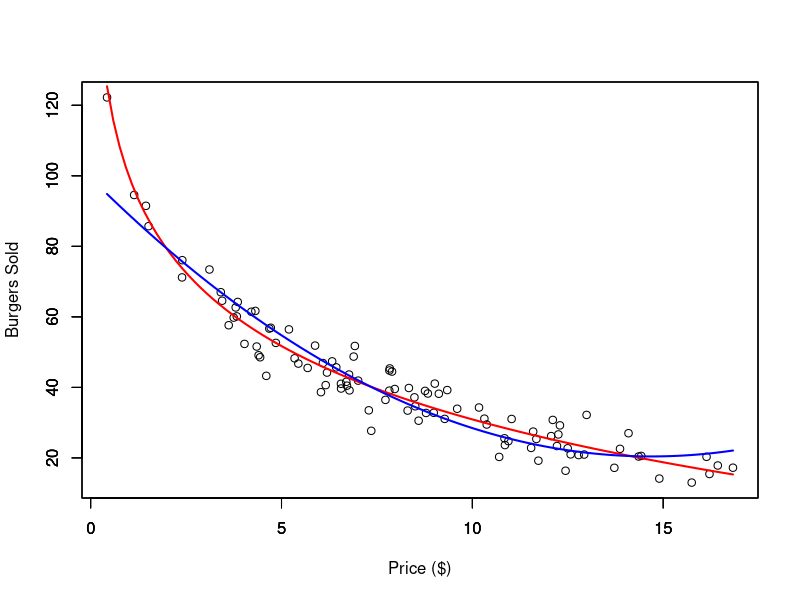
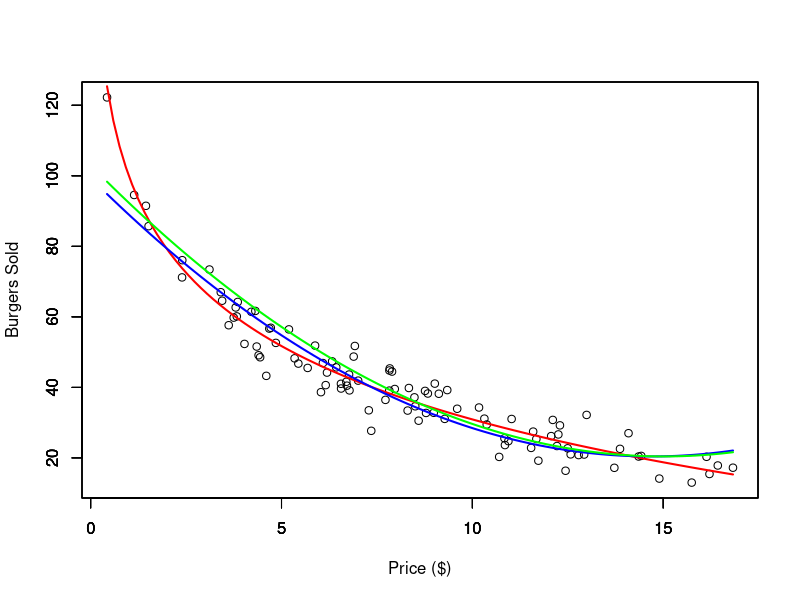
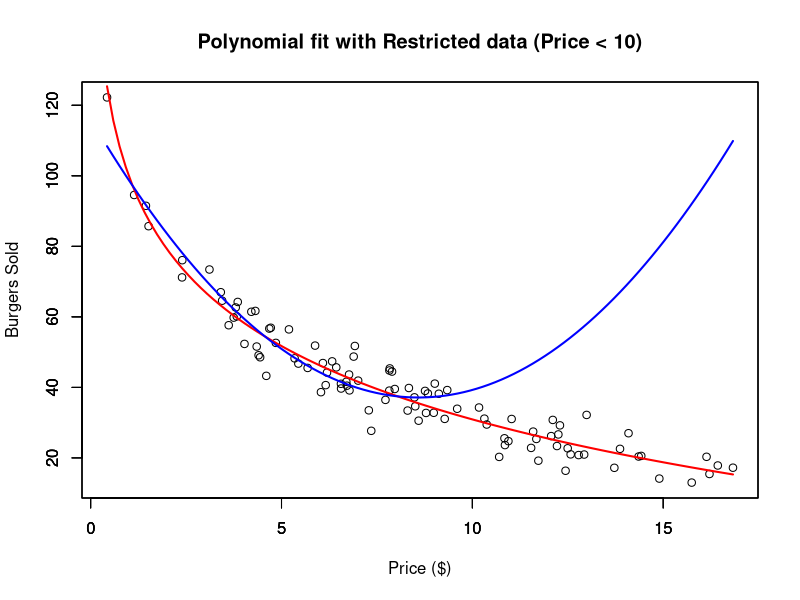

These figures' R source, in order:
## ---- chunk 1
dat <- read.csv("Burger Data.csv")

# Polynomial Regression Fit
outRegPol <- lm(Burgers ~ Price + I(Price^2), data = dat)

# Data Limits
xmin <- min(dat$Price)
xmax <- max(dat$Price)
ymin <- min(dat$Burgers)
ymax <- max(dat$Burgers)

# Scatter plot
plot(x = dat$Price,
     y = dat$Burgers,
     ylim = c(ymin, ymax),
     xlim = c(xmin, xmax),
     xlab = "Price ($)",
     ylab = "Burgers Sold")
par(new = TRUE)
# Plots real non-linear relationship
curve(expr = 100 - 30 * log(x),
      from = xmin,
      to   = xmax,
      ylim = c(ymin, ymax),
      xlim = c(xmin, xmax),
      xlab = "",
      ylab = "",
      col  = 'red',
      lwd  = 2)
par(new = TRUE)
# Plots approximated polynomial relationship
curve(expr = outRegPol$coefficients[1] + outRegPol$coefficients[2] * x + outRegPol$coefficients[3] * x^2,
      from = xmin,
      to   = xmax,
      ylim = c(ymin, ymax),
      xlim = c(xmin, xmax),
      xlab = "",
      ylab = "",
      col  = 'blue',
      lwd  = 2)
## ---- chunk 2
dat <- read.csv("Burger Data.csv")

x   <- dat$Price
y   <- dat$Burgers
xc  <- x - mean(x)
xc2 <- xc^2

# Check Correlation
print(paste0("Non centered correlation: ", round(cor(x, x^2), 4)))
print(paste0("Centered correlation: ",     round(cor(xc, xc^2), 4)))

# Polynomial Regression Fit
outRegPol <- lm(Burgers ~ Price + I(Price^2), data = dat)

# Polynomial Regression Centered Fit
outRegPolCen <- lm(y ~ xc + xc2)

# Data Limits
xmin <- min(dat$Price)
xmax <- max(dat$Price)
ymin <- min(dat$Burgers)
ymax <- max(dat$Burgers)

# Scatter plot
plot(x = dat$Price,
     y = dat$Burgers,
     ylim = c(ymin, ymax),
     xlim = c(xmin, xmax),
     xlab = "Price ($)",
     ylab = "Burgers Sold")
par(new = TRUE)
# Plots real non-linear relationship
curve(expr = 100 - 30 * log(x),
      from = xmin,
      to   = xmax,
      ylim = c(ymin, ymax),
      xlim = c(xmin, xmax),
      xlab = "",
      ylab = "",
      col  = 'red',
      lwd  = 2)
par(new = TRUE)
# Plots approximated polynomial relationship
curve(expr = outRegPol$coefficients[1] + outRegPol$coefficients[2] * x + outRegPol$coefficients[3] * x^2,
      from = xmin,
      to   = xmax,
      ylim = c(ymin, ymax),
      xlim = c(xmin, xmax),
      xlab = "",
      ylab = "",
      col  = 'blue',
      lwd  = 2)
par(new = TRUE)
# Plots approximated polynomial centered relationship
curve(expr = outRegPolCen$coefficients[1] + outRegPolCen$coefficients[2] * (x - mean(x)) + outRegPolCen$coefficients[3] * (x - mean(x))^2,
      from = xmin,
      to   = xmax,
      ylim = c(ymin, ymax),
      xlim = c(xmin, xmax),
      xlab = "",
      ylab = "",
      col  = 'green',
      lwd  = 2)
## ---- chunk 3
dat <- read.csv("Burger Data.csv")

# Select only Prices bellow 10 dollars
sel <- dat$Price < 10

datRes <- dat[sel, ]

# Polynomial Regression Fit
outRegPolRes <- lm(Burgers ~ Price + I(Price^2), data = datRes)

# Data Limits
xmin <- min(dat$Price)
xmax <- max(dat$Price)
ymin <- min(dat$Burgers)
ymax <- max(dat$Burgers)

# Scatter plot
plot(x = dat$Price,
     y = dat$Burgers,
     ylim = c(ymin, ymax),
     xlim = c(xmin, xmax),
     xlab = "Price ($)",
     ylab = "Burgers Sold",
     main = "Polynomial fit with Restricted data (Price < 10)")
par(new = TRUE)
# Plots real non-linear relationship
curve(expr = 100 - 30 * log(x),
      from = xmin,
      to   = xmax,
      ylim = c(ymin, ymax),
      xlim = c(xmin, xmax),
      xlab = "",
      ylab = "",
      col  = 'red',
      lwd  = 2)
par(new = TRUE)
# Plots approximated polynomial relationship
curve(expr = outRegPolRes$coefficients[1] + outRegPolRes$coefficients[2] * x + outRegPolRes$coefficients[3] * x^2,
      from = xmin,
      to   = xmax,
      ylim = c(ymin, ymax),
      xlim = c(xmin, xmax),
      xlab = "",
      ylab = "",
      col  = 'blue',
      lwd  = 2)
## ---- chunk 4
summary(outRegPolRes)
